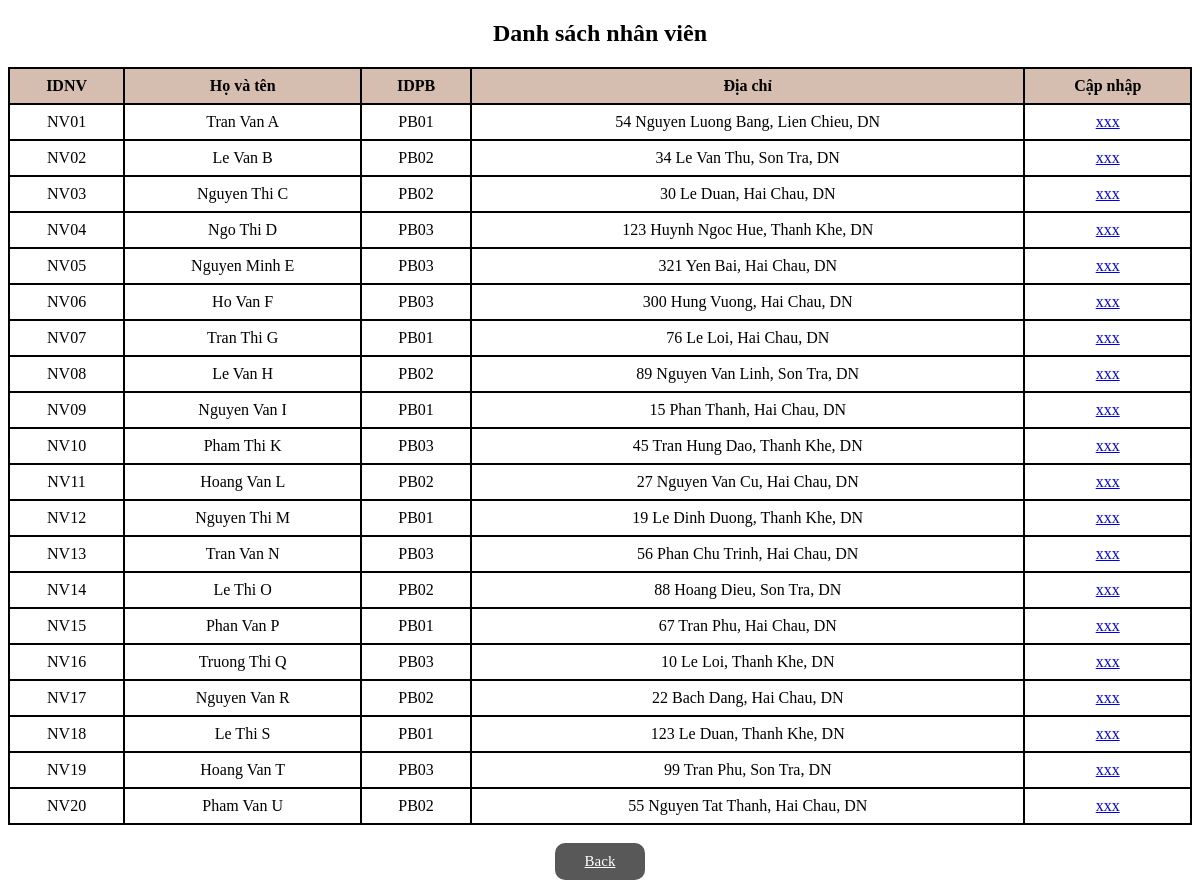
The app's page /capnhap_nv.php with its own data.
### tables this page shows
CREATE TABLE `nhanvien` (
  `IDNV` varchar(10) NOT NULL,
  `Hoten` varchar(50) NOT NULL,
  `IDPB` varchar(10) NOT NULL,
  `Diachi` varchar(255) NOT NULL
);

### capnhap_nv.php (the view, shortened to what this page needs)
<?php
@include('connect_db.php');
?>
<!DOCTYPE html>
<html lang="en">
<head>
    <link rel="stylesheet" href="style2.css">
</head>
<body>
    <h2>Danh sách nhân viên</h2>
    <table>
        <tr>
            <th>IDNV</th>
            <th>Họ và tên</th>
            <th>IDPB</th>
            <th>Địa chỉ</th>
            <th>Cập nhập</th>
        </tr>
        <?php
        $sql = "SELECT * FROM nhanvien";
        $result =  mysqli_query($conn, $sql);
        if (mysqli_num_rows($result) > 0) {
            while ($row = mysqli_fetch_assoc($result)) {
                echo "<tr>
                <td>" . $row["IDNV"] . "</td>
                <td>" . $row["Hoten"] . "</td>
                <td>" . $row["IDPB"] . "</td>
                <td>" . $row["Diachi"] . "</td>
                <td>
                    <a href='form_capnhap_nv.php?IDNV=" . $row["IDNV"] . "'>xxx</a>
                    </td>
                </tr>";
            }
        } else {
            echo "0 kết quả";
        }
        ?>
    </table><br>
    <a href="admin_page.php" class="btn">Back</a>
</body>
</html>

### style2.css (style rules this page uses)
table { border-collapse: collapse; width: 100%; }
th, td { border: 2px solid black; padding: 8px; text-align: center; }
th { background-color: #d5bdaf; }
a { align-self: center; }
body { text-align: center; }
.btn { display: inline-block; padding: 10px 30px; font-size: 15px; background: #585858; color: #fff; margin: 0 5px; text-transform: capitalize; border-radius: 10px; }

### records on screen
nhanvien: IDNV "NV01", Hoten "Tran Van A", IDPB "PB01", Diachi "54 Nguyen Luong Bang, Lien Chieu, DN"
nhanvien: IDNV "NV02", Hoten "Le Van B", IDPB "PB02", Diachi "34 Le Van Thu, Son Tra, DN"
nhanvien: IDNV "NV03", Hoten "Nguyen Thi C", IDPB "PB02", Diachi "30 Le Duan, Hai Chau, DN"
nhanvien: IDNV "NV04", Hoten "Ngo Thi D", IDPB "PB03", Diachi "123 Huynh Ngoc Hue, Thanh Khe, DN"
nhanvien: IDNV "NV05", Hoten "Nguyen Minh E", IDPB "PB03", Diachi "321 Yen Bai, Hai Chau, DN"
nhanvien: IDNV "NV06", Hoten "Ho Van F", IDPB "PB03", Diachi "300 Hung Vuong, Hai Chau, DN"
nhanvien: IDNV "NV07", Hoten "Tran Thi G", IDPB "PB01", Diachi "76 Le Loi, Hai Chau, DN"
nhanvien: IDNV "NV08", Hoten "Le Van H", IDPB "PB02", Diachi "89 Nguyen Van Linh, Son Tra, DN"
nhanvien: IDNV "NV09", Hoten "Nguyen Van I", IDPB "PB01", Diachi "15 Phan Thanh, Hai Chau, DN"
nhanvien: IDNV "NV10", Hoten "Pham Thi K", IDPB "PB03", Diachi "45 Tran Hung Dao, Thanh Khe, DN"
nhanvien: IDNV "NV11", Hoten "Hoang Van L", IDPB "PB02", Diachi "27 Nguyen Van Cu, Hai Chau, DN"
nhanvien: IDNV "NV12", Hoten "Nguyen Thi M", IDPB "PB01", Diachi "19 Le Dinh Duong, Thanh Khe, DN"
nhanvien: IDNV "NV13", Hoten "Tran Van N", IDPB "PB03", Diachi "56 Phan Chu Trinh, Hai Chau, DN"
nhanvien: IDNV "NV14", Hoten "Le Thi O", IDPB "PB02", Diachi "88 Hoang Dieu, Son Tra, DN"
nhanvien: IDNV "NV15", Hoten "Phan Van P", IDPB "PB01", Diachi "67 Tran Phu, Hai Chau, DN"
nhanvien: IDNV "NV16", Hoten "Truong Thi Q", IDPB "PB03", Diachi "10 Le Loi, Thanh Khe, DN"
nhanvien: IDNV "NV17", Hoten "Nguyen Van R", IDPB "PB02", Diachi "22 Bach Dang, Hai Chau, DN"
nhanvien: IDNV "NV18", Hoten "Le Thi S", IDPB "PB01", Diachi "123 Le Duan, Thanh Khe, DN"
nhanvien: IDNV "NV19", Hoten "Hoang Van T", IDPB "PB03", Diachi "99 Tran Phu, Son Tra, DN"
nhanvien: IDNV "NV20", Hoten "Pham Van U", IDPB "PB02", Diachi "55 Nguyen Tat Thanh, Hai Chau, DN"
